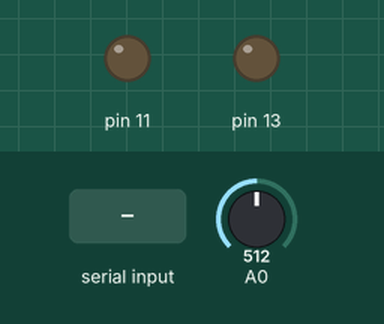
Simulated run of this sketch. Board: Arduino Uno, built with avr-gcc and run on an emulated ATmega328P. Parts: output pins drawn as LEDs (lit = HIGH). Inputs (shaded band) come from the test bench; at power-on: A0 = 512.

Above: at 1.2 s.
1.3 s: "1" received over Serial
At 1.9 s:
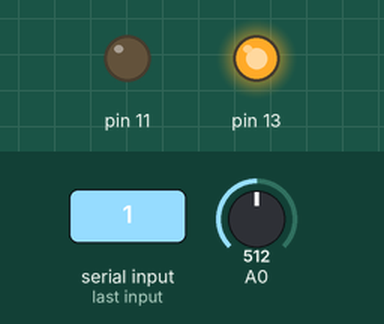
2.8 s: "0" received over Serial
At 3.1 s:
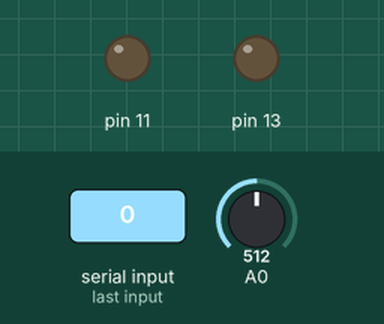
Timing chart, 0 to 5.8 s (numbered marks = the images above; inputs shaded):
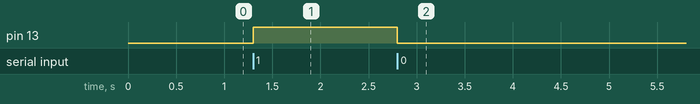

Measured:
- after the input at 1.3 s, pin 13: LOW → HIGH at once
- after the input at 2.8 s, pin 13: HIGH → LOW at once

The sketch:

Codigo_ElectroValvula.ino
```cpp
int input;


void setup() {
  pinMode(13,OUTPUT );
  pinMode(11,OUTPUT );
  Serial.begin(115200);
}

void loop() {

int lectura = analogRead(A0);

  if (Serial.available() > 0) {

    input = Serial.read();

    if (input == '1'){
       digitalWrite(13, HIGH);

    }
      else if (input == '0') {
       digitalWrite(13, LOW);

    }

   else if (input =='2'){
  //lectura entre 1000 - 1023
  if(lectura >= 1000){
    Serial.println(">> EL SENSOR ESTA PRACTICAMENTE DESCONECTADO");
    }
  else if(lectura < 1000 && lectura >= 600){
    Serial.println(">> EL SUELO ESTA SECO");
    }
    else if(lectura < 600 && lectura >=370){
     Serial.println(">> EL SUELO ESTA HUMEDO");
      }
      else if (lectura < 370){
         Serial.println(">> EL SUELO ESTA DEMASIADO HUMEDO");
        }
   delay(1000);

      }

 }

}
```
